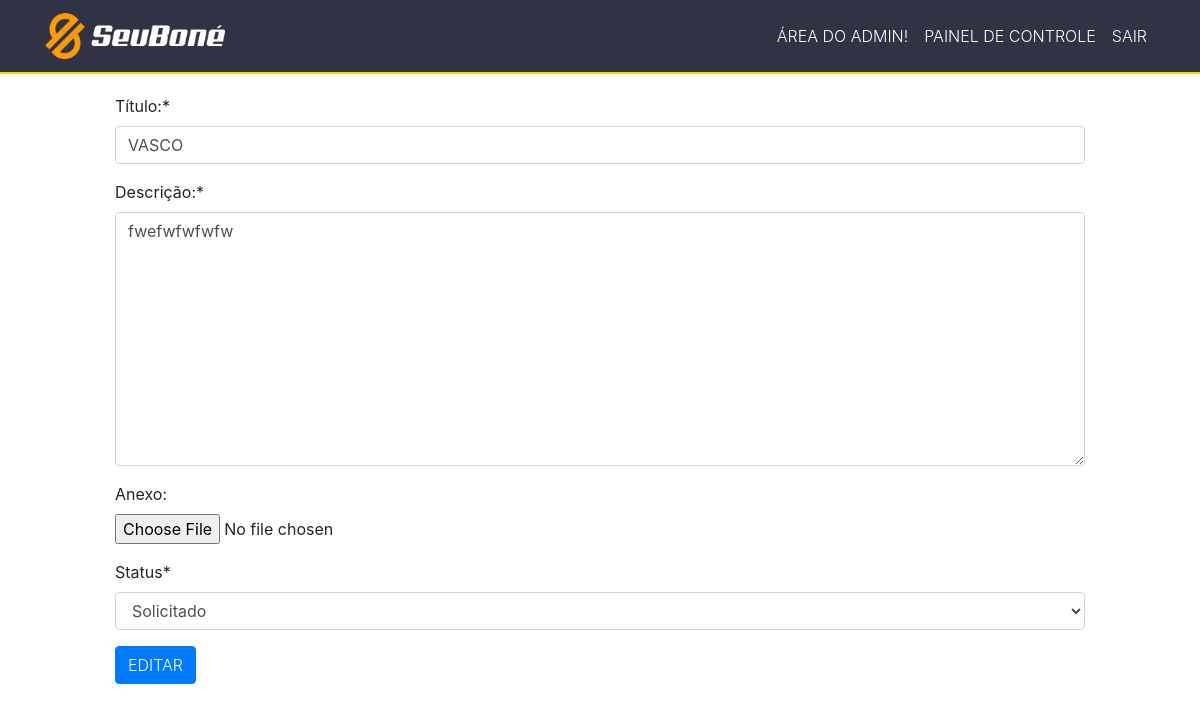
The app's page /edit2/2 (signed in) with its own data.
### chamados_gerais/models.py (models this page shows, shortened)
class Chamado_geral(models.Model):
    STATUS = (
        ('Solicitado', 'Solicitado'),       # Solicitado
        ('Em_andamento', 'Em_andamento'),   # em andamento
        ('Concluído', 'Concluído'),         # concluido
    )
    titulo = models.CharField("Título:", max_length=255)
    descrição = models.TextField("Descrição:")
    arquivo = models.FileField("Anexo:", upload_to='',  blank=True, null=True)
    Status = models.CharField(
        max_length=20,
        choices=STATUS,
    )
    user = models.ForeignKey(get_user_model(), on_delete=models.CASCADE, blank=True, null=True)
    created_at = models.DateTimeField(auto_now_add=True)
    updated_at = models.DateTimeField(auto_now=True)

### chamados_gerais/views.py (the view)
# urls.py: path('edit2/<int:id>', views.editChamado2, name='edit-chamado2'),
@login_required
def editChamado2(request, id):
    chamado = get_object_or_404(Chamado_geral, pk=id)
    form = ChamadoForm2(instance=chamado)
    if(request.method == 'POST'):
        form = ChamadoForm2(request.POST, instance=chamado) #form = ChamadoForm2(request.POST, request.FILES) tentativa de resolver bug
        if(form.is_valid()):
            titulo = request.POST["Título"]
            descrição = request.POST["Descrição"]
            arquivo = request.FILES["Arquivo"]
            status = request.POST["Status"]
            chamado = models.Chamado_geral(
                Título = titulo,
                Descrição = descrição,
                Arquivo = arquivo,
                Status = status
            )
            chamado.save()
            messages.info(request, 'Chamado editado com sucesso!')
            return redirect('/admin3/')
        else:
            return render(request, 'chamados/edit2.html', {'form': form, 'chamado': chamado})
    else:
        return render(request, 'chamados/edit2.html', {'form': form, 'chamado': chamado})

### chamados_gerais/forms.py
class ChamadoForm2(forms.ModelForm):
    class Meta:
        model = Chamado_geral
        fields = ('titulo', 'descrição', 'arquivo', 'Status')

### chamados_gerais/templates/chamados/edit2.html (shortened to what this page needs)
{% extends 'base3.html' %}
{% load crispy_forms_tags %}
{% block content %}
<div class="offset-1 col-10 list-div ajuste">
    <form method="POST" enctype="multipart/form-data">
        {{ form|crispy }}
        <input type="submit" class="btn btn-primary botao text-uppercase font-weight-light text-monospace" value="Editar">
    </form>
</div>
{% endblock %}

### chamados_gerais/templates/base3.html (style rules this page uses)
html, body { background-color: #ffffff; }

### chamados_gerais/templates/chamados/edit2.html (style rules this page uses)
.ajuste { width: 400px; }

### records on screen
Chamado_geral: titulo "VASCO", descrição "fwefwfwfwfw", Status "Solicitado"
